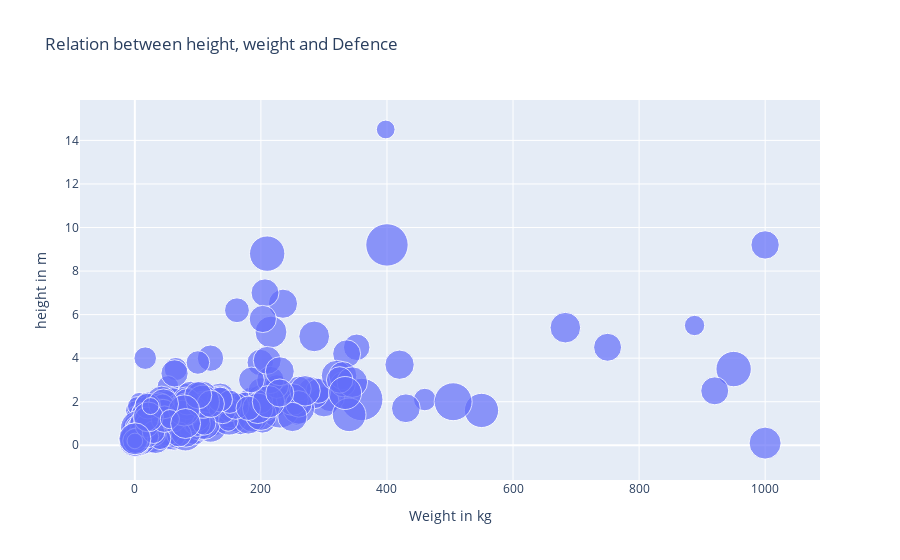

The notebook cell this image was saved under:
### Code cell
import plotly.express as px
px.scatter(pkmn, x="weight_kg", y="height_m", size="defense", size_max=30, hover_name="name",labels=dict(weight_kg="Weight in kg", height_m="height in m"),title="Relation between height, weight and Defence")

### Figure 1 — Plotly figure (JSON) as saved in the notebook; plotly's stock layout.template omitted (floating-point values rounded to 4 significant figures; data arrays with more than 128 entries replaced by an {"elided": "..."} marker saying what was removed)
{"data": [{"hovertemplate": "<b>%{hovertext}</b><br><br>Weight in kg=%{x}<br>height in m=%{y}<br>defense=%{marker.size}<extra></extra>", "hovertext": {"elided": "801 str values"}, "legendgroup": "", "marker": {"color": "#636efa", "size": {"elided": "801 int values"}, "sizemode": "area", "sizeref": 0.2556, "symbol": "circle"}, "mode": "markers", "name": "", "orientation": "v", "showlegend": false, "type": "scatter", "x": {"elided": "801 float values"}, "xaxis": "x", "y": {"elided": "801 float values"}, "yaxis": "y"}], "layout": {"legend": {"itemsizing": "constant", "tracegroupgap": 0}, "title": {"text": "Relation between height, weight and Defence"}, "xaxis": {"anchor": "y", "domain": [0, 1], "title": {"text": "Weight in kg"}}, "yaxis": {"anchor": "x", "domain": [0, 1], "title": {"text": "height in m"}}}}
